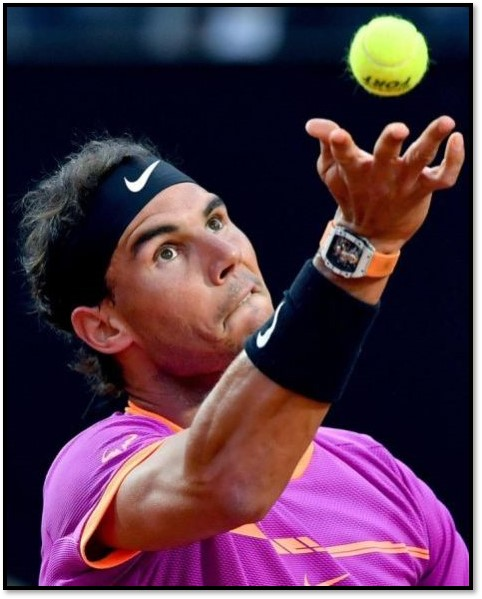
#> input picture 3/tenis.jpg, 482 x 599 px
$ python ejm4.py
#> lines starting #> are read from the running program, lines starting #| are printed output that depends on the picture; after the words box and inside, x2 and y2 are one past the last pixel; in counts of white or black regions, pixels touching at a corner belong together
import cv2
import numpy as np

img = cv2.imread("tenis.jpg")
#> img is the input picture: shape (599, 482, 3); mean B, G, R 73.4, 54.1, 82
hsv = cv2.cvtColor(img, cv2.COLOR_BGR2HSV)
#> hsv: shape (599, 482, 3); mean H, S, V 91.1, 181.2, 95.7

lower_verde = np.array([25, 50, 50])
upper_verde = np.array([67, 255, 255])

mask = cv2.inRange(hsv, lower_verde, upper_verde)
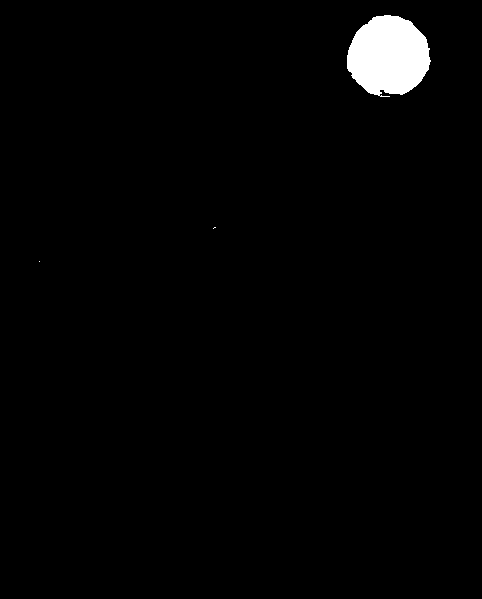
#> mask: shape (599, 482); 1.8% white; 3 white regions (2 under 20 px), largest, box (x1, y1, x2, y2) and area: (347, 15, 431, 97) 5186

bola = cv2.bitwise_and(img, img, mask=mask)

cv2.imshow("img", img)
cv2.imshow("mask", mask)
cv2.imshow("resultado", bola)

cv2.waitKey(0)
cv2.destroyAllWindows()

$ run again, with 3/frutas.jpg copied over 3/tenis.jpg
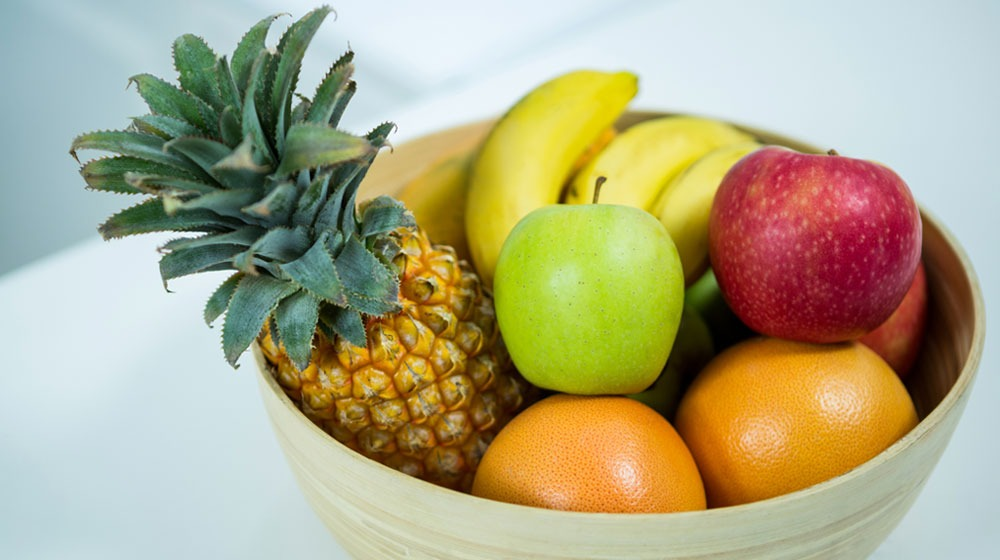
#> input picture 3/frutas.jpg, 1000 x 560 px
#> img is the input picture: shape (560, 1000, 3); mean B, G, R 133.4, 168.5, 174
#> hsv: shape (560, 1000, 3); mean H, S, V 65.2, 103.2, 189.4
#> `mask = cv2.inRange(hsv, lower_verde, upper_verde)`:
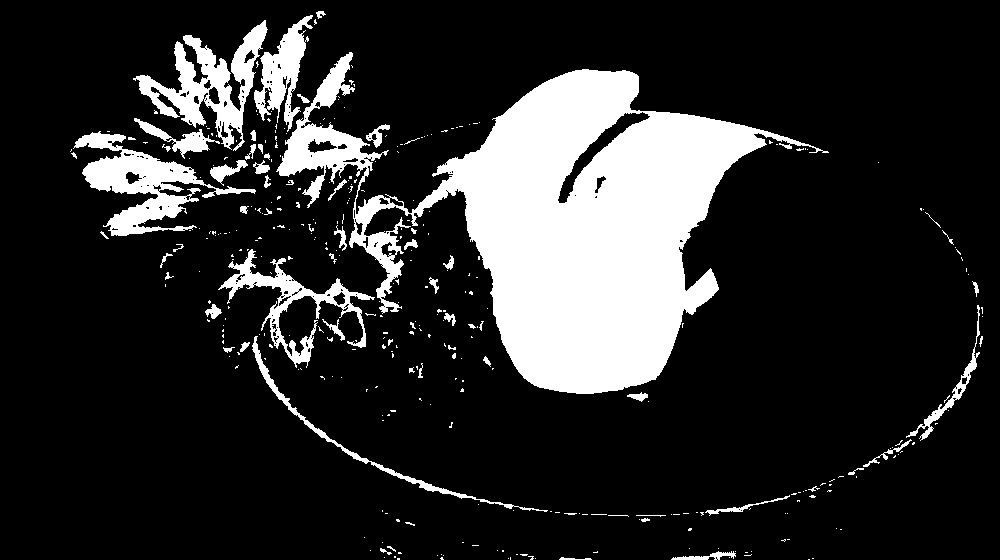
#> mask: shape (560, 1000); 17.2% white; 354 white regions (293 under 20 px), largest, box (x1, y1, x2, y2) and area: (276, 52, 829, 394) 70636, (73, 131, 256, 236) 6038, (133, 20, 268, 151) 5683
#> `bola = cv2.bitwise_and(img, img, mask=mask)`:
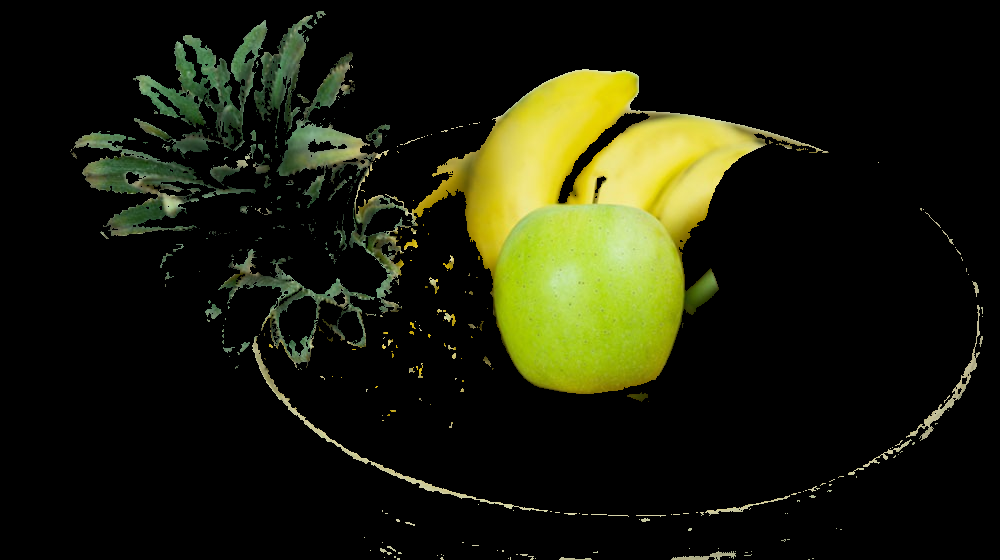
#> bola: shape (560, 1000, 3); mean B, G, R 11.2, 29.5, 27.5
